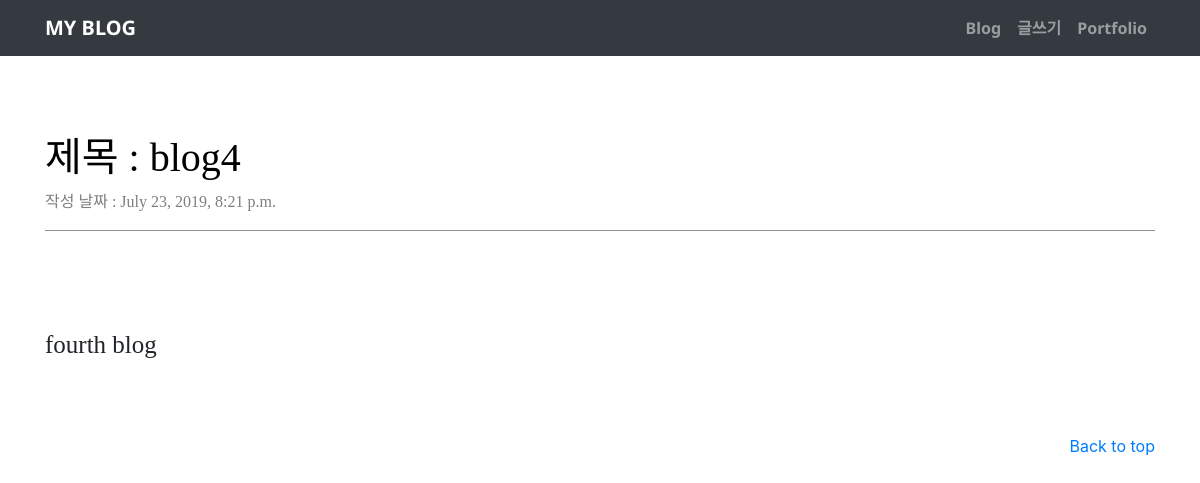
The app's page /blog/4/ with its own data.
### blog/models.py (models this page shows, shortened)
class Blog(models.Model):
    title = models.CharField(max_length=200)
    pub_date = models.DateTimeField('date published')
    body = models.TextField()

### blog/views.py (the view)
# urls.py: path('<int:blog_id>/', views.detail, name="detail"),
def detail(request, blog_id):
    blog_detail = get_object_or_404(Blog, pk = blog_id)
    return render(request, 'detail.html', {'blog':blog_detail})

### blog/templates/detail.html (shortened to what this page needs)
<head>
</head>
<body>
{% extends 'base.html' %}
{% block content %}
<div id=post>
    <div id="title"><br><br><h1> 제목 : {{blog.title}} </h1></div>
    <div id="date"><p> 작성 날짜 : {{blog.pub_date}} </p></div>
    <div id="summary"><p><br><br>{{blog.body}} </p></div>
</div>
{% endblock %}

### blog/templates/detail.html (style rules this page uses)
#title { font-size: 26px; font-family: 'Noto Serif KR', serif; color: #000000; font-weight: bold; }
#date { font-family: 'Noto Serif KR', serif; font-size: 16px; font-weight: 300; color: hsl(0, 0%, 0%); opacity: .5; border-bottom: 1px solid #000000da; margin-bottom: 20px; }
#summary { width: calc(100%-40px); margin-left: auto; margin-right: auto; font-family: 'Noto Serif KR', serif; font-size: 25px; margin-bottom: 70px; margin-top: auto; }

### records on screen
Blog: title "blog4", pub_date "July 23, 2019, 8:21 p.m.", body "fourth blog"
